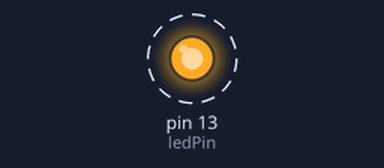
The sketch below on a simulated Arduino Uno, built with avr-gcc and run on an emulated ATmega328P. Parts: output pins drawn as LEDs (lit = HIGH). Dashed ring = blinking. What the sketch prints to the serial monitor is not drawn.

Above: at 0.2 s.
Timing chart, 0 to 3.0 s (numbered marks = the images above):
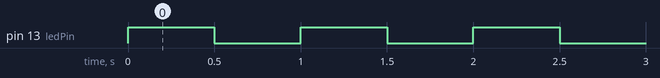

The sketch:

asci.ino
```cpp
const int ledPin = 13;

void setup() {

  pinMode(ledPin, OUTPUT);

  Serial.begin(9600);
}

void loop() {
  for (int i = 0; i <= 127; i++) {
    Serial.print(i);
    Serial.print(" - ");
    Serial.println((char)i);

    digitalWrite(ledPin, !digitalRead(ledPin));

    delay(500);
  }
}
```

Measured:
- by itself, pin 13 (ledPin): alternates HIGH for 0.50 s and LOW for 0.50 s
